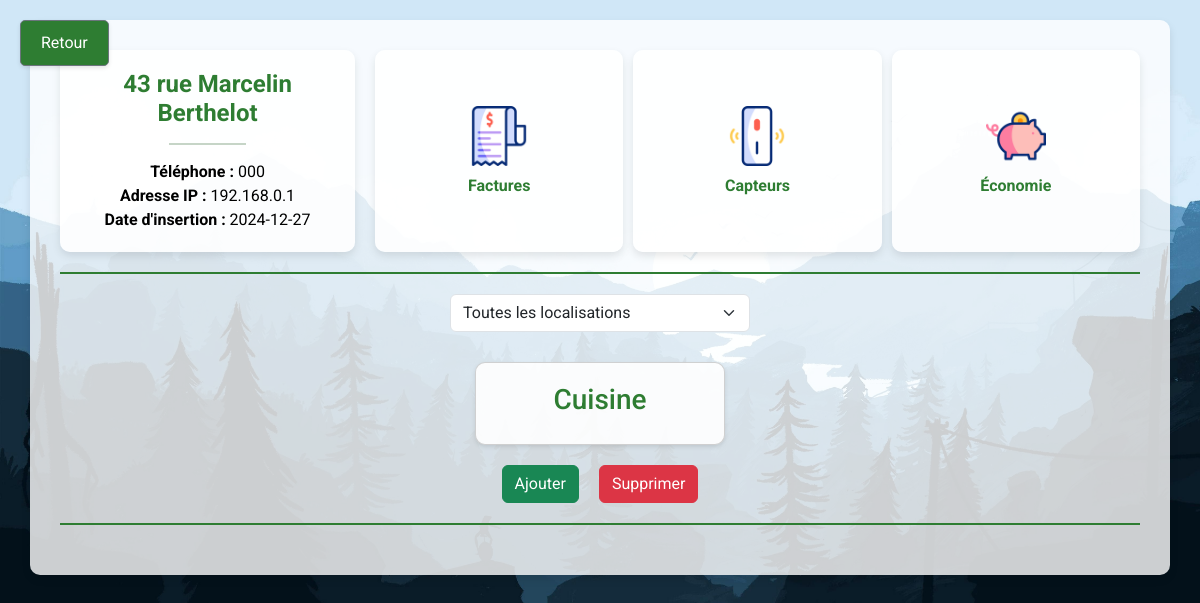
The page /logement/1 on the database its author committed.
### tables this page shows
CREATE TABLE Logement (
    id_Logement INTEGER PRIMARY KEY AUTOINCREMENT,
    ADRESSE TEXT NOT NULL, 
    NUMTEL TEXT,
    ADDRIP TEXT,
    DATEINSERTION DATE
);

CREATE TABLE Piece (
    id_Piece INTEGER PRIMARY KEY AUTOINCREMENT,
    NOM TEXT NOT NULL,
    LOCALISATION TEXT,
    id_Logement INTEGER,  
    FOREIGN KEY (id_Logement) REFERENCES Logement(id_Logement) ON DELETE CASCADE
);

### app.py (the view)
@app.route('/logement/<int:logement_id>')
def logement_details(logement_id):
    conn = get_db_connection()
    selected_location = request.args.get('location', 'all')
    try:
        logement = conn.execute('SELECT * FROM Logement WHERE id_Logement = ?', (logement_id,)).fetchone()
        if not logement:
            return "Logement non trouvé", 404
        logement = dict(logement)
        if selected_location == 'all':
            pieces_query = 'SELECT * FROM Piece WHERE id_Logement = ?'
            pieces = conn.execute(pieces_query, (logement_id,)).fetchall()
        else:
            pieces_query = 'SELECT * FROM Piece WHERE id_Logement = ? AND LOCALISATION = ?'
            pieces = conn.execute(pieces_query, (logement_id, selected_location)).fetchall()
        pieces = [dict(piece) for piece in pieces]
        capteurs_by_piece = {}
        for piece in pieces:
            capteurs = conn.execute('SELECT * FROM Capteur WHERE id_Piece = ?', (piece['id_Piece'],)).fetchall()
            capteurs_by_piece[piece['id_Piece']] = [dict(capteur) for capteur in capteurs]
        selected_piece_id = None
    except sqlite3.OperationalError as e:
        print(f"Erreur lors de l'accès aux détails du logement : {e}")
        logement, pieces, capteurs_by_piece, selected_piece_id = None, [], {}, None
    finally:
        conn.close()
    return render_template(
        'logement_details.html',
        logement=logement,
        pieces=pieces,
        capteurs_by_piece=capteurs_by_piece,
        selected_piece_id=selected_piece_id,
        selected_location=selected_location
    )

### app.py (called while the page is built)
def get_db_connection():
    conn = sqlite3.connect('base.db', timeout=10, isolation_level=None)
    conn.execute('PRAGMA journal_mode=WAL')
    conn.row_factory = sqlite3.Row
    return conn

### templates/logement_details.html (shortened to what this page needs)
<!DOCTYPE html>
<html lang="en">
<head>
    <link href="https://cdn.jsdelivr.net/npm/bootstrap@5.3.0/dist/css/bootstrap.min.css" rel="stylesheet">
</head>
<body>
    <div class="back-button">
        <a href="{{ url_for('index') }}" class="btn btn-secondary">Retour</a>
    </div>
    <div class="container">
        <div class="info-and-buttons">
            <a href="{{ url_for('info_logement', logement_id=logement['id_Logement']) }}" class="btn-card">
                <h4><strong>{{ logement['ADRESSE'] }}</strong></h4>
                <hr style="width: 30%; border: 1px solid #1f5822; margin: 15px 0;">
                <p><strong>Téléphone :</strong> {{ logement['NUMTEL'] }}</p>
                <p><strong>Adresse IP :</strong> {{ logement['ADDRIP'] }}</p>
                <p><strong>Date d'insertion :</strong> {{ logement['DATEINSERTION'] }}</p>
            </a>
            <div class="btn-container">
                <a href="{{ url_for('view_factures', logement_id=logement['id_Logement']) }}" class="btn-card">
                    <img src="{{ url_for('static', filename='images/factures_static.gif') }}" alt="Factures">
                    <h5>Factures</h5>
                </a>
                <a href="{{ url_for('view_capteurs', logement_id=logement['id_Logement']) }}" class="btn-card">
                    <img src="{{ url_for('static', filename='images/capteurs_static.gif') }}" alt="Capteurs">
                    <h5>Capteurs</h5>
                </a>
                <a href="{{ url_for('view_economies', logement_id=logement['id_Logement']) }}" class="btn-card">
                    <img src="{{ url_for('static', filename='images/economies_static.gif') }}" alt="Économie">
                    <h5>Économie</h5>
                </a>
            </div>
        </div>
        <div class="separator"></div>
        <div class="filter-container">
            <form method="GET" action="{{ url_for('logement_details', logement_id=logement['id_Logement']) }}" class="filter-wrapper">
                <select id="locationFilter" name="location" class="form-select" onchange="this.form.submit()">
                    <option value="all" {% if selected_location == 'all' %}selected{% endif %}>Toutes les localisations</option>
                </select>
            </form>
        </div>
        <div class="card-container">
            {% for piece in pieces %}
            <div class="card toggle-capteurs" data-piece-id="{{ piece['id_Piece'] }}">
                <h3>{{ piece['NOM'] }}</h3>
            </div>
            {% endfor %}
        </div>
        <div class="action-buttons">
            <a href="{{ url_for('add_piece', logement_id=logement['id_Logement']) }}" class="btn btn-success">Ajouter</a>
            <a href="{{ url_for('delete_piece', logement_id=logement['id_Logement']) }}" class="btn btn-danger">Supprimer</a>
        </div>
        <div class="separator"></div>
    </div>
</body>
</html>

### rows shown on the page
Logement: ADRESSE "43 rue Marcelin Berthelot", NUMTEL "000", ADDRIP "192.168.0.1", DATEINSERTION "2024-12-27"
Piece: NOM "Cuisine"
